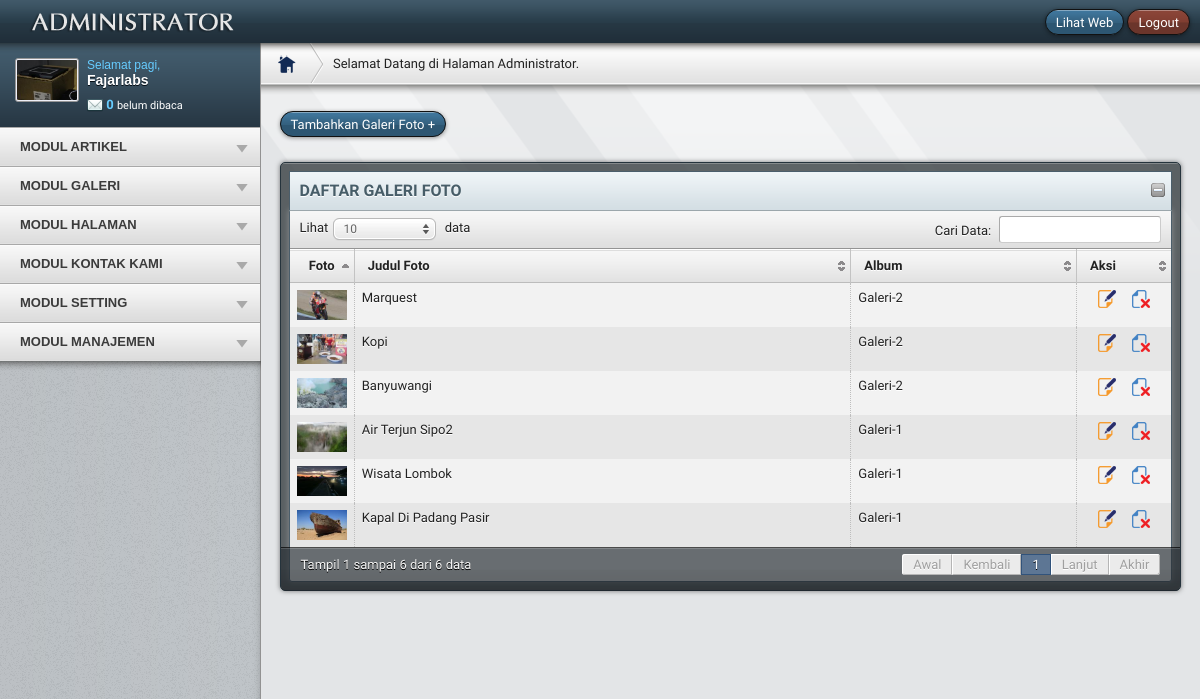
The page /redaktur/media.php?module=galeri (signed in) on the database its author committed.
### tables this page shows
CREATE TABLE `users` (
  `username` varchar(50) NOT NULL,
  `password` varchar(50) NOT NULL,
  `nama_lengkap` varchar(100) NOT NULL,
  `email` varchar(100) NOT NULL,
  `no_telp` varchar(20) NOT NULL,
  `foto` varchar(100) NOT NULL,
  `level` varchar(20) NOT NULL DEFAULT 'user',
  `blokir` enum('Y','N') NOT NULL DEFAULT 'N',
  `id_session` varchar(100) NOT NULL
);

CREATE TABLE `gallery` (
  `id_gallery` int(5) NOT NULL,
  `id_album` int(5) NOT NULL,
  `username` varchar(50) NOT NULL,
  `jdl_gallery` varchar(100) NOT NULL,
  `gallery_seo` varchar(100) NOT NULL,
  `keterangan` text NOT NULL,
  `gbr_gallery` varchar(100) NOT NULL
);

CREATE TABLE `album` (
  `id_album` int(5) NOT NULL,
  `jdl_album` varchar(100) NOT NULL,
  `album_seo` varchar(100) NOT NULL,
  `keterangan` text NOT NULL,
  `gbr_album` varchar(100) NOT NULL,
  `aktif` enum('Y','N') NOT NULL DEFAULT 'Y',
  `hits_album` int(5) NOT NULL DEFAULT '1',
  `tgl_posting` date NOT NULL,
  `jam` time NOT NULL,
  `hari` varchar(20) NOT NULL,
  `username` varchar(50) NOT NULL
);

### packages/Database.php (called while the page is built, shortened)
<?php
class Database {
	private $servername = "localhost";
	private $username = "root";
	private $password = "";
	private $database = "fajarlabs";
	public static $instance = null;
	private $db = null;
	public static function getIntance() {
		if(self::$instance == null) {
			self::$instance = new Database();
		}
		return self::$instance;
	}
	public function __construct() {
		try {
		    $this->db = new PDO("mysql:host=$this->servername;dbname=$this->database", $this->username, $this->password);
		    $this->db->setAttribute(PDO::ATTR_ERRMODE, PDO::ERRMODE_EXCEPTION);
		} catch(PDOException $e) {
			echo "Error: " . $e->getMessage();
		}
	}
	public function select($query = null, $arrayBindParam = array()) {
		$sth = $this->db->prepare($query);
		foreach($arrayBindParam as $idx => $obj) {
			$sth->bindParam($obj->key,$obj->val, $obj->type_param);
		}
		$sth->execute();
		$o = new stdClass();
		$o->result = $sth->fetchAll(PDO::FETCH_OBJ);
		$o->num_rows = count($o->result);
		return $o;
	}
	public static function bind($key, $val, $type_param) {
		$o = new stdClass();
		$o->key = $key;
		$o->val = $val;
		$o->type_param = $type_param;
		return $o;
	}
}
?>

### system/load.php (called while the page is built, shortened)
<?php
$DB = Database::getIntance();
function user_akses($mod,$id){
  global $DB;
	$link = "?module=".$mod;
  $arrBindParam = array();
  $arrBindParam[] = Database::bind(":id", $id, PDO::PARAM_INT);
  $arrBindParam[] = Database::bind(":link", $link, PDO::PARAM_STR);
  $oResult = $DB->select("SELECT * FROM modul,users_modul WHERE modul.id_modul=users_modul.id_modul AND users_modul.id_session= :id AND modul.link = :link ", $arrBindParam);
	return $oResult->num_rows;
}
function umenu_akses($link,$id){
  global $DB;
  $arrBindParam = array();
  $arrBindParam[] = Database::bind(":id", $id, PDO::PARAM_INT);
  $arrBindParam[] = Database::bind(":link", $link, PDO::PARAM_STR);
  $oResult = $DB->select("SELECT * FROM modul,users_modul WHERE modul.id_modul=users_modul.id_modul AND users_modul.id_session= :id AND modul.link = :link ", $arrBindParam);
  return $oResult->num_rows;
}
function cekMenu($array = array()){
    $i = 0;
    $i += (Session::get("leveluser") =="admin" ? 1 : 0);
    foreach($array as $key => $val)
      $i += umenu_akses("?module={$val}",Session::get('sessid'));
    return $i;
}
?>

### packages/Session.php (called while the page is built, shortened)
<?php
class Session {
	public static function get($key="") {
		$result = "";
		if(isset($_SESSION[$key])) {
			$result = $_SESSION[$key];
		}
		return $result;
	}
}

### redaktur/modul/mod_galeri/galeri.php (the view, shortened to what this page needs)
<?php
 if (empty($_SESSION['username']) AND empty($_SESSION['passuser'])){
  echo "
  <link href='css/zalstyle.css' rel='stylesheet' type='text/css'>";
  echo "
  </head>
  <body class='special-page'>
  <div id='container'>
  <section id='error-number'>
  <img src='img/lock.png'>
  <h1>MODUL TIDAK DAPAT DIAKSES</h1>
  <p><span class style=\"font-size:14px; color:#ccc;\">Untuk mengakses modul, Anda harus login dahulu!</p></span><br/>
  </section>
  <section id='error-text'>
  <p><a class='button' href='index.php'>&nbsp;&nbsp; <b>ULANGI LAGI</b> &nbsp;&nbsp;</a></p>
  </section>
  </div>";
}
else{
$cek=user_akses($_GET[module],$_SESSION[sessid]);
if($cek==1 OR $_SESSION[leveluser]=='admin'){
$aksi="modul/mod_galeri/aksi_galeri.php";
switch($_GET[act]){
   default:
   echo "
   <div id='main-content'>
   <div class='container_12'>
   <div class=grid_12>
   <br/>
   <a href='?module=galeri&act=tambahgalerifoto' class='button'>
   <span>Tambahkan Galeri Foto +</span>
   </a></div>
   <div class='grid_12'>
   <div class='block-border'>
   <div class='block-header'>
   <h1>DAFTAR GALERI FOTO</h1>
   <span></span>
   </div>
   <div class='block-content'>
   <table id='table-example' class='table'>
   <thead><tr>
   <th><center>Foto</center></th>
   <th>Judul Foto</th>
   <th>Album</th>
   <th>Aksi</th>
    </thead>
    <tbody>";
    if ($_SESSION['leveluser']=='admin') {
    	$tampil = mysql_query("SELECT * FROM gallery,album WHERE gallery.id_album=album.id_album ORDER BY id_gallery DESC");
    } else {
	    echo "<span class style=\"color:#FAFAFA;\">$_SESSION[namauser]</span>";
	    $tampil = mysql_query("SELECT * FROM gallery,album WHERE gallery.id_album=album.id_album AND
		gallery.username='$_SESSION[namauser]' ORDER BY id_gallery DESC");
	}
   while($r=mysql_fetch_array($tampil)){
   echo "
   <tr class=gradeX>
   <td width=50><center><img width=50 height=30 src='../img_galeri/kecil_$r[gbr_gallery]'></center></td>
   <td>$r[jdl_gallery]</td>
   <td>$r[jdl_album]</td>
   <td width=80>
   <a href=?module=galeri&act=editgalerifoto&id=$r[id_gallery] title='Edit' class='with-tip'>
   <center><img src='img/edit.png'></a>
   <a href=javascript:confirmdelete('$aksi?module=galeri&act=hapus&id=$r[id_gallery]&namafile=$r[gbr_gallery]')
   title='Hapus' class='with-tip'>
   &nbsp;&nbsp;&nbsp;&nbsp;<img src='img/hapus.png'></center></a>
   </td></tr>";
   }
   echo "</tbody></table> ";
    break;
   }
   } else {
	echo akses_salah();
   }
   }
   ?>
   </div>
   </div>
   </div>
   </div></div>

### redaktur/form_utama.php (shortened to what this page needs)
 <!DOCTYPE html PUBLIC "-//W3C//DTD XHTML 1.0 Transitional//EN" "http://www.w3.org/TR/xhtml1/DTD/xhtml1-transitional.dtd">
 <html xmlns="http://www.w3.org/1999/xhtml">
 <head>
<link rel="stylesheet" href="css/zalstyle.css" />
 </head>
 <body id="top">
 <div id="container">
 <div id="header-surround">
 <header id="header">
 <img src="img/logo.png" alt="Grape" class="logo" />
 <div id="user-info">
 <p>
 <a target='_blank' href=../index.html  class="button blue">Lihat Web</a>
 <a href="aksi_logout.php" class="button red">Logout</a> </p>
 </div>
 </header>
 </div>
 <aside id="sidebar">
 <section id="login-details">
 <?php
 $arrBindParam = array();
 $arrBindParam[] = Database::bind(":username",Session::get("username") , PDO::PARAM_STR);
 $oResult = $DB->select("SELECT * FROM users WHERE username = :username",$arrBindParam);
 $imageFoto = (isset($oResult->result[0]->foto) ? $oResult->result[0]->foto : "");
 echo "<img class='img-left framed' width=60 src='../foto_user/".$imageFoto."' border=\"0\" />";
 ?>
 <div class='selamat'></div>
 <h3>
 <?php $arrBindParam = array();
 $arrBindParam[] = Database::bind(":username",Session::get("username") , PDO::PARAM_STR);
 $oResult = $DB->select("SELECT * FROM users WHERE username = :username",$arrBindParam);
 $namaLengkap = (isset($oResult->result[0]->nama_lengkap) ? $oResult->result[0]->nama_lengkap : "");
 echo "<div class='nama_user'>".$namaLengkap."</div>"; ?>
 </h3>
 <?php
 $arrBindParam = array();
 $arrBindParam[] = Database::bind(":dibaca", "N", PDO::PARAM_STR);
 $oResult = $DB->select("SELECT * FROM hubungi WHERE dibaca = :dibaca", $arrBindParam);
 echo "<span class=messages> <a href='?module=hubungi'>
 <img src='img/icons/packs/fugue/16x16/mail.png' alt='Pesan'>  <span class style=\"color:#66CCFF;\"><b>".$oResult->num_rows."</b></span>
 <span class style=\"font-size:11px; color:#fff;\"> belum dibaca</span></a> </span>";
 ?>
 </section>
 <nav id="nav">
 <ul class="menu collapsible shadow-bottom">
 <li>
 <?php if((cekMenu(array("identitas","menu","halamanstatis")) > 0)) { ?>
 <a href="javascript:void(0);">MODUL ARTIKEL</a>
 <?php } ?>
 </li>
 <li>
 <?php if((cekMenu(array("galeri","kategori_galeri")) > 0)) { ?>
 <a href="javascript:void(0);">MODUL GALERI</a>
 <?php } ?>
 </li>
 <li>
 <?php if((cekMenu(array("halaman_statis")) > 0)) { ?>
 <a href="javascript:void(0);">MODUL HALAMAN</a>
 <?php } ?>
 </li>
 <li>
 <?php if((cekMenu(array("kontak_kami")) > 0)) { ?>
 <a href="javascript:void(0);">MODUL KONTAK KAMI</a>
 <?php } ?>
 </li>
 <li>
 <?php if((cekMenu(array("setting")) > 0)) { ?>
 <a href="javascript:void(0);">MODUL SETTING</a>
 <?php } ?>
 </li>
 <li>
 <?php if((cekMenu(array("user","modul")) > 0)) { ?>
 <a href="javascript:void(0);">
  MODUL MANAJEMEN</a>
 <?php } ?>
 </li>
 </ul>
 </nav>
 </aside>
 <div id="main" role="main">
 <div id="title-bar">
 <ul id="breadcrumbs">
 <li><a href="?module=home" title="Beranda"><span id="bc-home"></span></a></li>
 <li class="no-hover">Selamat Datang di Halaman Administrator. </li>
 </ul>
 </div>
 <div class="shadow-bottom shadow-titlebar"></div>
 <?php include "form_module.php"; ?>
 </div>
 </body></html>

### rows shown on the page
users: foto (picture), nama_lengkap "Fajarlabs"
gallery: gbr_gallery (picture), jdl_gallery "Marquest", id_album.jdl_album "Galeri-2"
gallery: gbr_gallery (picture), jdl_gallery "Kopi", id_album.jdl_album "Galeri-2"
gallery: gbr_gallery (picture), jdl_gallery "Banyuwangi", id_album.jdl_album "Galeri-2"
gallery: gbr_gallery (picture), jdl_gallery "Air Terjun Sipo2", id_album.jdl_album "Galeri-1"
gallery: gbr_gallery (picture), jdl_gallery "Wisata Lombok", id_album.jdl_album "Galeri-1"
gallery: gbr_gallery (picture), jdl_gallery "Kapal Di Padang Pasir", id_album.jdl_album "Galeri-1"

### other values the page prints
$oResult->num_rows "0"
